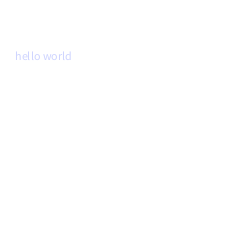
Frame 1 (no input)
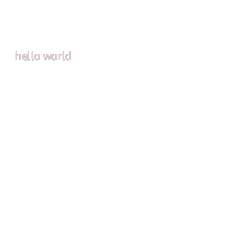
Frame 60 (the mouse pressed at the canvas centre just before this capture)
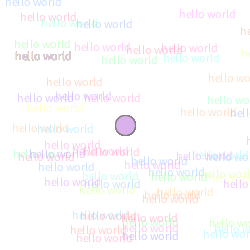
Frame 120 (the mouse held since frame 60 and released just before this capture)

The Processing sketch that drew these frames (run headless with seeded random() and noise(); from frame 60 on, the mouse is pressed at the canvas centre):

// Processing sketch: processing_49463
// ── processing_49463.pde

int counter;

void setup() {  //setup function called initially, only once
  size(250, 250);
  background(255);  //set background white
  colorMode(HSB);   //set colors to Hue, Saturation, Brightness mode
  counter = 0;
}

void draw() {  //draw function loops 
  counter++;
  stroke(128);
   if (keyPressed == true) {
   background(255);
   }
  fill(random(255),100,255,128);
  if(mousePressed == true) { //add some interaction
    ellipse(mouseX, mouseY, 20, 20);
    text("hello world",random(250),random(250) );
  }
  else {
  text("hello world",15,60 );
 //   ellipse(width/2, height/2, 80*sin(counter), 80*sin(counter));
  }
}

                
                
